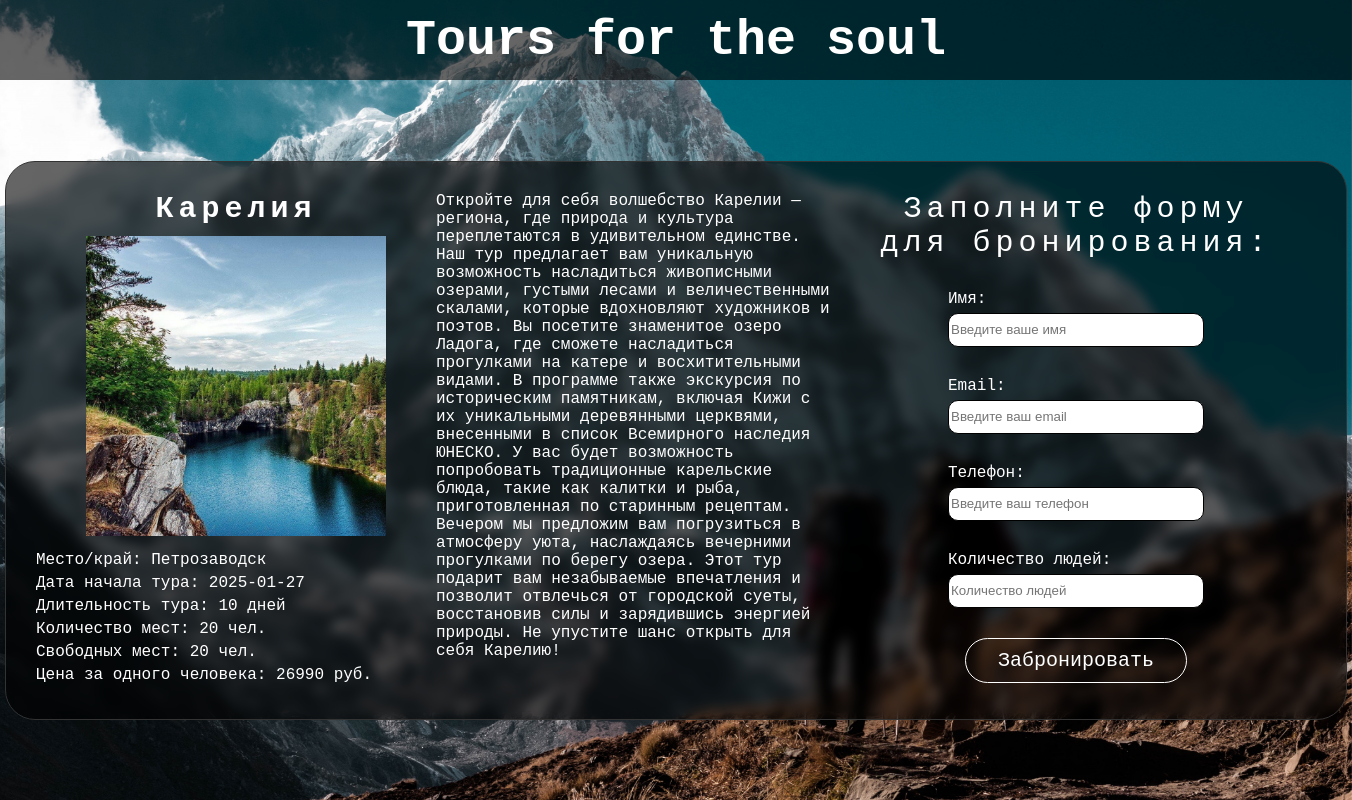
/current_tour/1, run on the app's committed database.
### app/database/db.py (models this page shows)
class TourTable(Base):
    __tablename__ = 'tours'
    id = Column(Integer, primary_key=True)
    title = Column(String, nullable=False)
    description = Column(String, nullable=False)
    place = Column(String, nullable=False)
    start_date_tour = Column(String, nullable=False)
    duration = Column(Integer, nullable=False)
    max_people = Column(Integer, nullable=False)
    available_places = Column(Integer, nullable=False)
    occupied_places = Column(Integer, nullable=False)
    price_per_person = Column(Integer, nullable=False)
    image_path = Column(String, nullable=False)
    users = relationship("UserTable", back_populates="tour")

### app/routes/routes.py (the view, shortened to what this page needs)
    @app.route('/current_tour/<tour_id>', methods=['POST', 'GET'])
    def current_tour(tour_id):
        with SessionLocal() as sessionloc:
            query = select(TourTable).where(TourTable.id == tour_id)
            result = sessionloc.execute(query)
            tour_model = result.scalars().first()
            if not tour_model:
                logger.warning('Тур с ID %s не найден.', tour_id)
                return render_template('user/error_page.html')
            logger.info('Отображение страницы бронирования для тура с ID %s.', tour_id)
            return render_template('user/book_tour_page.html', tour_model=tour_model)

### app/templates/user/book_tour_page.html (shortened to what this page needs)
{% extends 'user/base_page.html' %}
{% block head %}
<head>
    <link rel="stylesheet" type="text/css" href="{{ url_for('static', filename='css/base_page_style.css') }}">
    <link rel="stylesheet" type="text/css" href="{{ url_for('static', filename='css/book_tour_page_style.css') }}">
</head>
{% endblock %}
{% block content %}
<div class="block-selected-tour">
    <div class="selected-tour">
        <div class="show-selected-tour">
            <div class="titel-tour">
                {{ tour_model.title }}
            </div>
            <div class="img-tour">
                <img src="{{ url_for('static', filename='image/img_tour/' + tour_model.image_path) }}"
                    alt="{{ tour_model.title }}" style="max-width: 300px; height: auto;">
            </div>
            <div class="desc-tour">
                <div class="place-tour">
                    <span>Место/край:</span>
                    {{ tour_model.place }}
                </div>
                <div class="start-date-tour">
                    <span>Дата начала тура:</span>
                    {{ tour_model.start_date_tour }}
                </div>
                <div class="duration-tour">
                    <span>Длительность тура:</span>
                    {{ tour_model.duration }} дней
                </div>
                <div class="max-people-tour">
                    <span>Количество мест:</span>
                    {{ tour_model.max_people }} чел.
                </div>
                <div class="av-places-tour">
                    <span>Свободных мест:</span>
                    {{ tour_model.available_places }} чел.
                </div>
                <div class="price-tour">
                    <span>Цена за одного человека:</span>
                    {{ tour_model.price_per_person }} руб.
                </div>
            </div>
        </div>
        <div class="desc-selected-tour">
            <span>{{ tour_model.description }}</span>
        </div>
        <div class="form-for-user">
            <div class="form-title">
                <span>Заполните форму для бронирования:</span>
            </div>
            <div class=form-field>
                <form method="post">
                    <div class="form-group">
                        <label for="id_name">Имя:</label>
                        <input type="text" name="name" id="id_name" placeholder="Введите ваше имя" required>
                    </div>
                    <div class="form-group">
                        <label for="id_email">Email:</label>
                        <input type="email" name="email" id="id_email" placeholder="Введите ваш email" required>
                    </div>
                    <div class="form-group">
                        <label for="id_phone">Телефон:</label>
                        <input type="text" name="phone" id="id_phone" placeholder="Введите ваш телефон" required>
                    </div>
                    <div class="form-group">
                        <label for="id_number_of_people">Количество людей:</label>
                        <input type="number" name="number_of_people" id="id_number_of_people"
                            placeholder="Количество людей" required>
                    </div>
                    <div class="book-button"><input type="submit" value="Забронировать"></p>
                    </div>
                </form>
            </div>
        </div>
    </div>
</div>
{% endblock %}

### app/static/css/base_page_style.css (style rules this page uses)
body { display: flex; flex-direction: column; min-height: 100vh; margin: 0px; font-family: Courier New; }

### app/static/css/book_tour_page_style.css (style rules this page uses)
.block-selected-tour { display: flex; flex-direction: column; justify-content: center; align-items: center; }
.block-selected-tour .selected-tour { display: flex; text-align: left; border: 1px solid #333; border-radius: 30px; padding: 30px; backdrop-filter: blur(6px); background-color: rgba(0, 0, 0, 0.6); }
.block-selected-tour .selected-tour .show-selected-tour { width: 400px; }
.block-selected-tour .selected-tour .show-selected-tour .titel-tour { display: block; text-align: center; color: white; font-weight: bold; font-size: 30px; letter-spacing: 5px; }
.block-selected-tour .selected-tour .show-selected-tour .img-tour { display: block; text-align: center; margin: 10px 0px 10px 0px; }
.block-selected-tour .selected-tour .show-selected-tour .desc-tour { display: block; text-align: left; color: white; }
.block-selected-tour .selected-tour .show-selected-tour .desc-tour div { margin-bottom: 5px; }
.block-selected-tour .selected-tour .desc-selected-tour { display: block; width: 400px; overflow-wrap: break-word; color: white; }
.block-selected-tour .selected-tour .form-for-user { padding: 0px 40px; width: 400px; }
.block-selected-tour .selected-tour .form-for-user .form-title { display: block; text-align: center; color: white; font-size: 30px; letter-spacing: 5px; margin: 0px 0px 30px; }
.block-selected-tour .selected-tour .form-for-user .form-field { display: flex; justify-content: center; flex-direction: column; align-items: center; }
.block-selected-tour .selected-tour .form-for-user .form-group label { display: block; color: white; margin: 0px 0px 5px; }
.block-selected-tour .selected-tour .form-for-user .form-group input { display: block; margin: 0px 0px 30px; width: 250px; height: 30px; border: 1px solid black; border-radius: 10px; }
.block-selected-tour .selected-tour .form-for-user .form-field .book-button { display: flex; justify-content: center; }
.block-selected-tour .selected-tour .form-for-user .form-field .book-button input { font-family: Courier New; font-size: 20px; color: rgb(255, 255, 255); background-color: rgba(0, 0, 0, 0); text-decoration: none; border: 1px solid rgb(255, 255, 255); border-radius: 24px; padding: 10px 32px; transition: background-color 0.3s, color 0.3s; }

### data on the page
TourTable: title "Карелия", image_path+title (picture), place "Петрозаводск", start_date_tour "2025-01-27", duration "10", max_people "20", available_places "20", price_per_person "26990", description "Откройте для себя волшебство Карелии — региона, где природа и культура переплетаются в удивительном единстве. Наш тур предлагает вам уникальную возможность насладиться живописными озерами, густыми лесами и величественными скалами, которые вдохновляют художников и поэтов. Вы посетите знаменитое озеро Ладога, где сможете насладиться прогулками на катере и восхитительными видами. В программе также экскурсия по историческим памятникам, включая Кижи с их уникальными деревянными церквями, внесенными в список Всемирного наследия ЮНЕСКО. У вас будет возможность попробовать традиционные карельские блюда, такие как калитки и рыба, приготовленная по старинным рецептам. Вечером мы предложим вам…"
